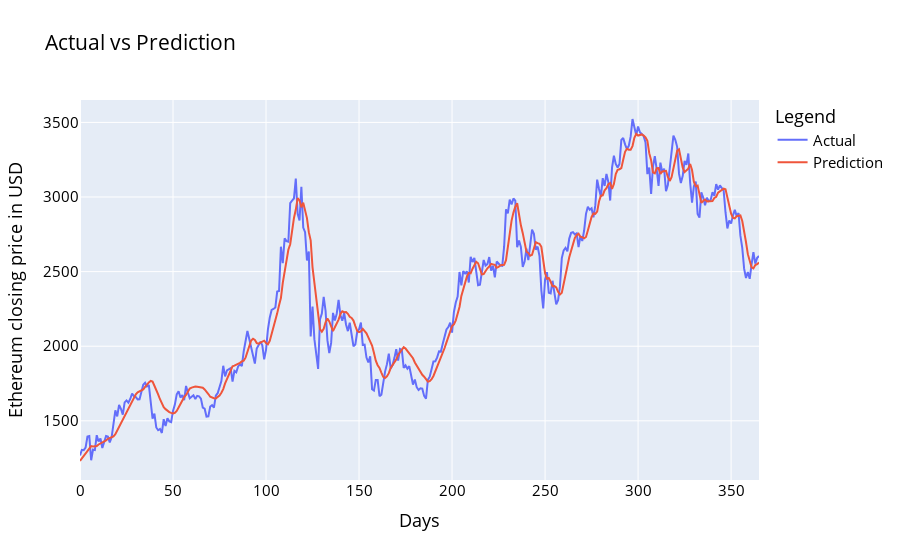

The cell this chart's notebook holds for it:
### Code cell
df_plot = pd.DataFrame({ 'Actual': original_yval.squeeze(), 'Prediction':prediction_model_bilstm.squeeze() })
import plotly.express as px
fig = px.line(df_plot, x=df_plot.index.values, y=df_plot.columns,
              title='custom tick labels')
fig.update_layout(title_text='Actual vs Prediction', 
                   font_size=15, font_color='black', legend_title_text='Legend')
fig.update_xaxes(title='Days')
fig.update_yaxes(title='Ethereum closing price in USD')
fig.show()

### Figure 1 — Plotly figure (JSON) as saved in the notebook; plotly's stock layout.template omitted (floating-point values rounded to 4 significant figures; data arrays with more than 128 entries replaced by an {"elided": "..."} marker saying what was removed)
{"data": [{"hovertemplate": "variable=Actual<br>x=%{x}<br>value=%{y}<extra></extra>", "legendgroup": "Actual", "line": {"color": "#636efa", "dash": "solid"}, "marker": {"symbol": "circle"}, "mode": "lines", "name": "Actual", "orientation": "v", "showlegend": true, "type": "scatter", "x": {"elided": "366 int values"}, "xaxis": "x", "y": {"elided": "366 float values"}, "yaxis": "y"}, {"hovertemplate": "variable=Prediction<br>x=%{x}<br>value=%{y}<extra></extra>", "legendgroup": "Prediction", "line": {"color": "#EF553B", "dash": "solid"}, "marker": {"symbol": "circle"}, "mode": "lines", "name": "Prediction", "orientation": "v", "showlegend": true, "type": "scatter", "x": {"elided": "366 int values"}, "xaxis": "x", "y": {"elided": "366 float values"}, "yaxis": "y"}], "layout": {"font": {"color": "black", "size": 15}, "legend": {"title": {"text": "Legend"}, "tracegroupgap": 0}, "title": {"text": "Actual vs Prediction"}, "xaxis": {"anchor": "y", "domain": [0, 1], "title": {"text": "Days"}}, "yaxis": {"anchor": "x", "domain": [0, 1], "title": {"text": "Ethereum closing price in USD"}}}}
